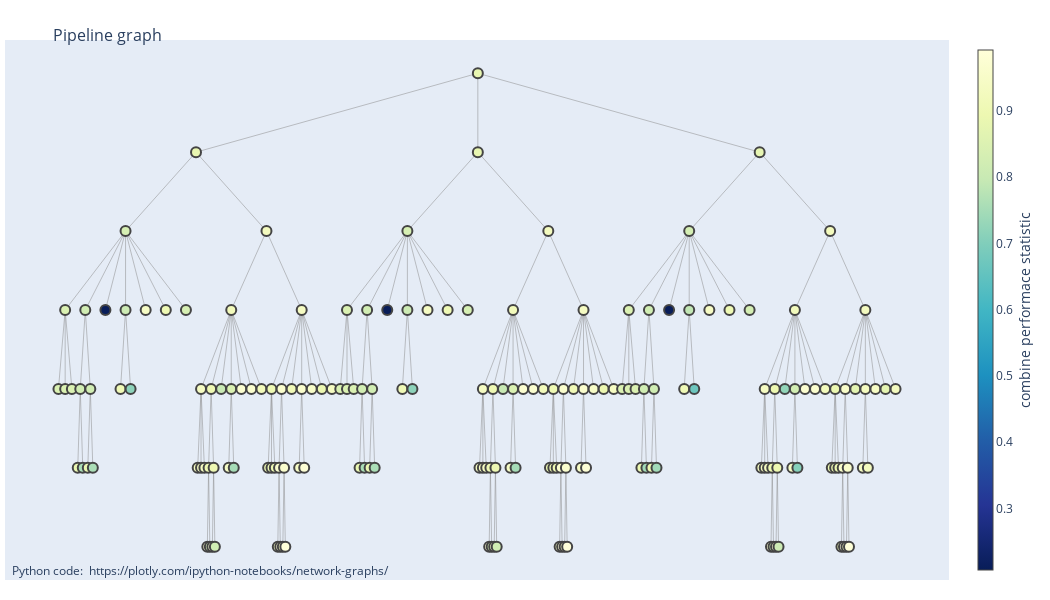

The notebook cell this image was saved under:
### Markdown cell above
## Tree View

### Code cell
import matplotlib.pyplot as plt
internode_function= np.median

stats= ["precision", "ref_proportion", "coverage", "complete"]
#
stats = ["ref_proportion","precision", "depth", "ahelp"]


###
subset_stats= pipe_tree_df_leaves[stats]
view_stats= pipe_tree_df_leaves.copy()
view_stats["stat_combined"]= subset_stats.prod(axis= 1)
view_stats= view_stats.sort_values("stat_combined", ascending=False)


######## plot stat distribution

fig= view_stats["stat_combined"].hist(figsize=(13,2), bins=20)
plt.show(fig)

######### 

pipe_tree.tree_scores(stats,internode_function= internode_function) 
print("compressing tree")
pipe_tree.compress_tree()

nodes = pipe_tree.nodes_compress
edges = pipe_tree.edge_compress
weights = pipe_tree.weights


### tree plot
pipe_graph = tree_plot()
prox= pipe_tree.node_index.to_dict()["node"]
prox= {k: [k,v] for k,v in prox.items()}
pipe_graph.graph(nodes, prox, edges, weights)
pipe_graph.generate_graph()
graph_fig = pipe_graph.graph_plot()


graph_fig.update_layout(
    autosize=False,
    width=1050,
    height=600,)

graph_fig

### Figure 1 — Plotly figure (JSON) as saved in the notebook; plotly's stock layout.template omitted (floating-point values rounded to 4 significant figures; data arrays with more than 128 entries replaced by an {"elided": "..."} marker saying what was removed)
{"data": [{"hoverinfo": "none", "line": {"color": "#888", "width": 0.5}, "mode": "lines", "type": "scatter", "x": {"elided": "531 float values"}, "y": {"elided": "531 float values"}}, {"hoverinfo": "text", "marker": {"color": {"elided": "178 float values"}, "colorbar": {"thickness": 15, "title": {"side": "right", "text": "combine performace statistic"}, "xanchor": "left"}, "colorscale": [[0, "rgb(255,255,217)"], [0.125, "rgb(237,248,177)"], [0.25, "rgb(199,233,180)"], [0.375, "rgb(127,205,187)"], [0.5, "rgb(65,182,196)"], [0.625, "rgb(29,145,192)"], [0.75, "rgb(34,94,168)"], [0.875, "rgb(37,52,148)"], [1, "rgb(8,29,88)"]], "line": {"width": 2}, "reversescale": true, "showscale": true, "size": 10}, "mode": "markers", "text": {"elided": "178 str values"}, "type": "scatter", "x": {"elided": "178 float values"}, "y": {"elided": "178 float values"}}], "layout": {"annotations": [{"showarrow": false, "text": "Python code: <a href='https://plotly.com/ipython-notebooks/network-graphs/'> https://plotly.com/ipython-notebooks/network-graphs/</a>", "x": 0.005, "xref": "paper", "y": -0.002, "yref": "paper"}], "autosize": false, "height": 600, "hovermode": "closest", "margin": {"b": 20, "l": 5, "r": 5, "t": 40}, "showlegend": false, "title": {"font": {"size": 16}, "text": "<br>Pipeline graph"}, "width": 1050, "xaxis": {"showgrid": false, "showticklabels": false, "zeroline": false}, "yaxis": {"showgrid": false, "showticklabels": false, "zeroline": false}}}
